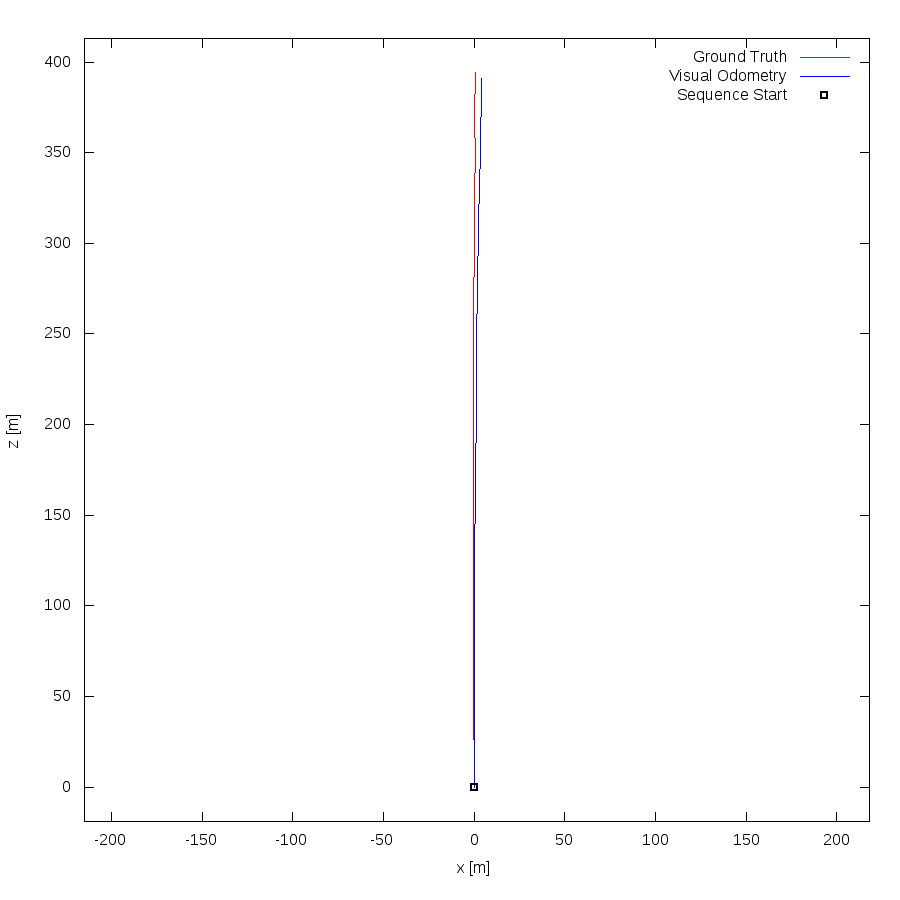

gnuplot code for this plot:
set term postscript eps enhanced color
set output "04.eps"
set size ratio -1
set xrange [-215:218]
set yrange [-19:413]
set xlabel "x [m]"
set ylabel "z [m]"
plot "04.txt" using 1:2 lc rgb "#FF0000" title 'Ground Truth' w lines,"04.txt" using 3:4 lc rgb "#0000FF" title 'Visual Odometry' w lines,"< head -1 04.txt" using 1:2 lc rgb "#000000" pt 4 ps 1 lw 2 title 'Sequence Start' w points
